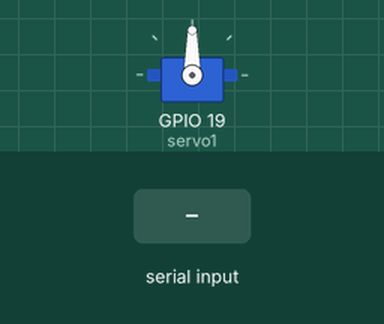
A sketch run on a simulated ESP32. Parts: servo. The test bench sets the inputs (shaded band). Nothing arrives over Bluetooth unless stated.

Above: at 1.7 s.
1.8 s: "0" received over the second serial link
At 2.1 s:
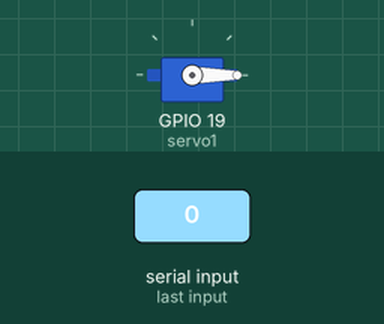
3.3 s: "1" received over the second serial link
At 5.6 s:
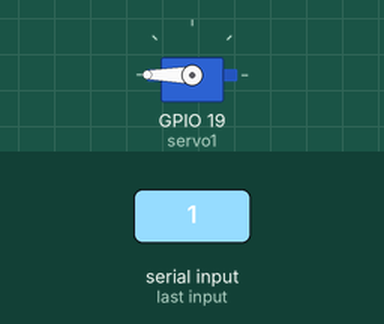
Timing chart, 0 to 9.3 s (numbered marks = the images above; inputs shaded):
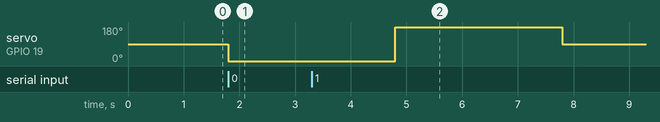

Measured:
- after the input at 1.8 s, servo on GPIO 19 (servo1): 90° → 0° at once
- after the input at 3.3 s, servo on GPIO 19 (servo1): 0° → 180° after 1.5 s, → 90° 3.0 s later

The sketch:

main_v3.ino
```cpp
#include <BluetoothSerial.h>
#include <ESP32Servo.h>

BluetoothSerial SerialBT;

Servo servo1;

void setup() {

  Serial.begin(115200);
  SerialBT.begin("ESP32_SAMPAH");

  servo1.attach(19);

  // === POSISI DEFAULT ===
  servo1.write(90);

  delay(500); // kasih waktu servo untuk mencapai posisi awal
}

void loop() {

  if (SerialBT.available()) {

    char cmd = SerialBT.read();  // baca 1 karakter

    if (cmd == '0') {  // organik
      servo1.write(0);
      delay(3000);
      servo1.write(90);
    }

    else if (cmd == '1') {  // anorganik
      servo1.write(180);
      delay(3000);
      servo1.write(90);
    }

    else if (cmd == '2'){
      servo1.write(90);
      servo1.write(90);
    }

  }

}
```
